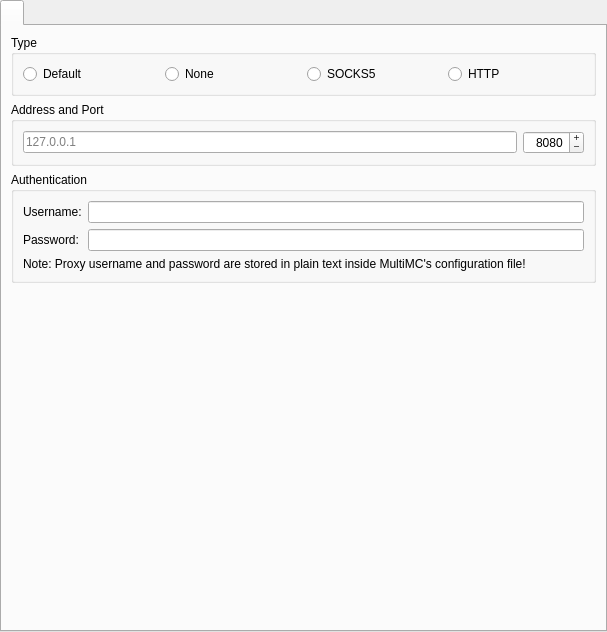
<?xml version="1.0" encoding="UTF-8"?>
<ui version="4.0">
 <class>ProxyPage</class>
 <widget class="QWidget" name="ProxyPage">
  <property name="geometry">
   <rect>
    <x>0</x>
    <y>0</y>
    <width>607</width>
    <height>632</height>
   </rect>
  </property>
  <property name="sizePolicy">
   <sizepolicy hsizetype="MinimumExpanding" vsizetype="MinimumExpanding">
    <horstretch>0</horstretch>
    <verstretch>0</verstretch>
   </sizepolicy>
  </property>
  <property name="windowTitle">
   <string>Settings</string>
  </property>
  <property name="windowIcon">
   <iconset>
    <normaloff>:/icons/toolbar/settings</normaloff>:/icons/toolbar/settings</iconset>
  </property>
  <layout class="QVBoxLayout" name="verticalLayout_2">
   <property name="leftMargin">
    <number>0</number>
   </property>
   <property name="topMargin">
    <number>0</number>
   </property>
   <property name="rightMargin">
    <number>0</number>
   </property>
   <property name="bottomMargin">
    <number>0</number>
   </property>
   <item>
    <widget class="QTabWidget" name="tabWidget">
     <widget class="QWidget" name="tabWidgetPage1" native="true">
      <attribute name="title">
       <string/>
      </attribute>
      <layout class="QVBoxLayout" name="verticalLayout">
       <item>
        <widget class="QGroupBox" name="proxyTypeBox">
         <property name="title">
          <string>Type</string>
         </property>
         <layout class="QHBoxLayout" name="horizontalLayout_3">
          <item>
           <widget class="QRadioButton" name="proxyDefaultBtn">
            <property name="toolTip">
             <string>Uses your system's default proxy settings.</string>
            </property>
            <property name="text">
             <string>Default</string>
            </property>
            <attribute name="buttonGroup">
             <string notr="true">proxyGroup</string>
            </attribute>
           </widget>
          </item>
          <item>
           <widget class="QRadioButton" name="proxyNoneBtn">
            <property name="text">
             <string>None</string>
            </property>
            <attribute name="buttonGroup">
             <string notr="true">proxyGroup</string>
            </attribute>
           </widget>
          </item>
          <item>
           <widget class="QRadioButton" name="proxySOCKS5Btn">
            <property name="text">
             <string>SOCKS5</string>
            </property>
            <attribute name="buttonGroup">
             <string notr="true">proxyGroup</string>
            </attribute>
           </widget>
          </item>
          <item>
           <widget class="QRadioButton" name="proxyHTTPBtn">
            <property name="text">
             <string>HTTP</string>
            </property>
            <attribute name="buttonGroup">
             <string notr="true">proxyGroup</string>
            </attribute>
           </widget>
          </item>
         </layout>
        </widget>
       </item>
       <item>
        <widget class="QGroupBox" name="proxyAddrBox">
         <property name="title">
          <string>Address and Port</string>
         </property>
         <layout class="QHBoxLayout" name="horizontalLayout_2">
          <item>
           <widget class="QLineEdit" name="proxyAddrEdit">
            <property name="placeholderText">
             <string>127.0.0.1</string>
            </property>
           </widget>
          </item>
          <item>
           <widget class="QSpinBox" name="proxyPortEdit">
            <property name="alignment">
             <set>Qt::AlignRight|Qt::AlignTrailing|Qt::AlignVCenter</set>
            </property>
            <property name="buttonSymbols">
             <enum>QAbstractSpinBox::PlusMinus</enum>
            </property>
            <property name="maximum">
             <number>65535</number>
            </property>
            <property name="value">
             <number>8080</number>
            </property>
           </widget>
          </item>
         </layout>
        </widget>
       </item>
       <item>
        <widget class="QGroupBox" name="proxyAuthBox">
         <property name="title">
          <string>Authentication</string>
         </property>
         <layout class="QGridLayout" name="gridLayout_5">
          <item row="0" column="1">
           <widget class="QLineEdit" name="proxyUserEdit"/>
          </item>
          <item row="0" column="0">
           <widget class="QLabel" name="proxyUsernameLabel">
            <property name="text">
             <string>Username:</string>
            </property>
           </widget>
          </item>
          <item row="1" column="0">
           <widget class="QLabel" name="proxyPasswordLabel">
            <property name="text">
             <string>Password:</string>
            </property>
           </widget>
          </item>
          <item row="1" column="1">
           <widget class="QLineEdit" name="proxyPassEdit">
            <property name="echoMode">
             <enum>QLineEdit::Password</enum>
            </property>
           </widget>
          </item>
          <item row="2" column="0" colspan="2">
           <widget class="QLabel" name="proxyPlainTextWarningLabel">
            <property name="text">
             <string>Note: Proxy username and password are stored in plain text inside MultiMC's configuration file!</string>
            </property>
            <property name="wordWrap">
             <bool>true</bool>
            </property>
           </widget>
          </item>
         </layout>
        </widget>
       </item>
       <item>
        <spacer name="verticalSpacer">
         <property name="orientation">
          <enum>Qt::Vertical</enum>
         </property>
         <property name="sizeHint" stdset="0">
          <size>
           <width>20</width>
           <height>40</height>
          </size>
         </property>
        </spacer>
       </item>
      </layout>
     </widget>
    </widget>
   </item>
  </layout>
 </widget>
 <resources/>
 <connections/>
 <buttongroups>
  <buttongroup name="proxyGroup"/>
 </buttongroups>
</ui>
